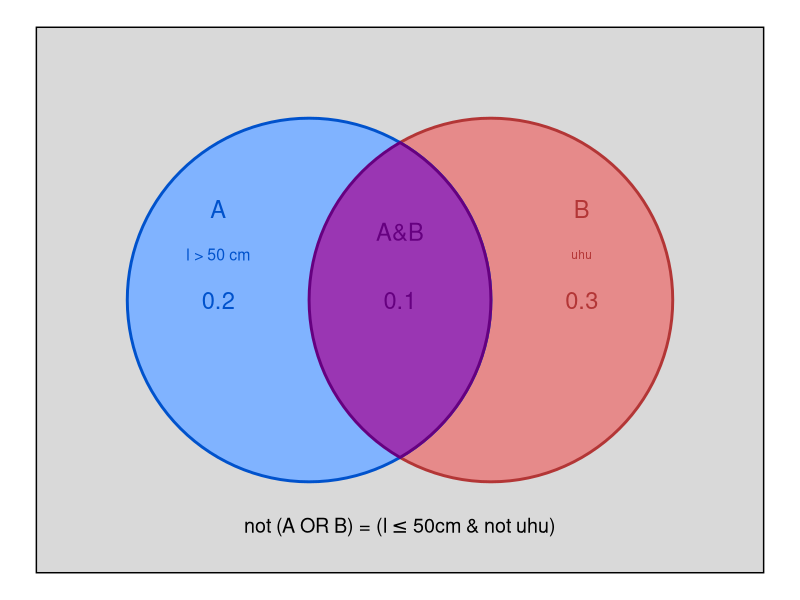
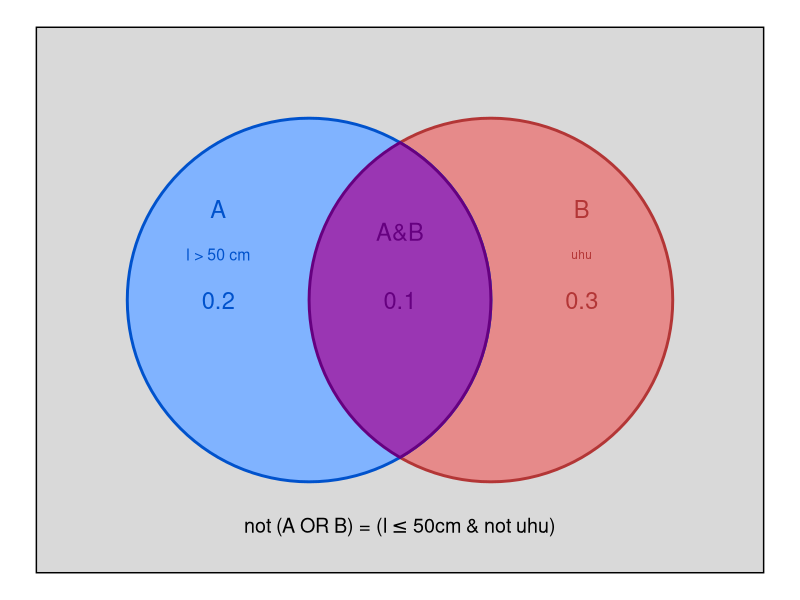
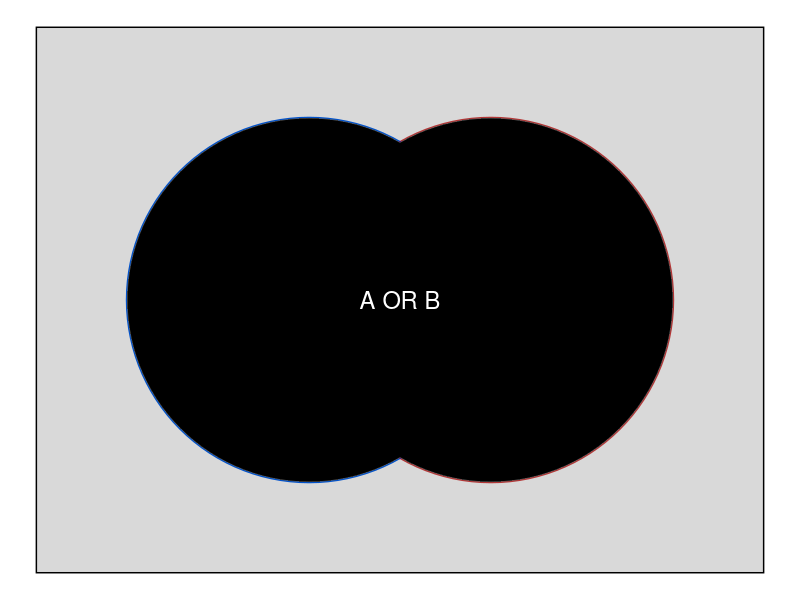
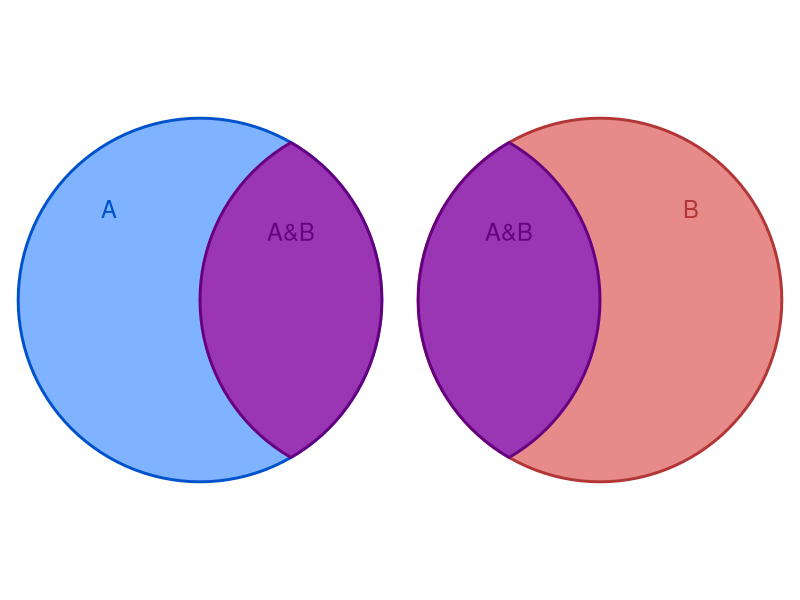
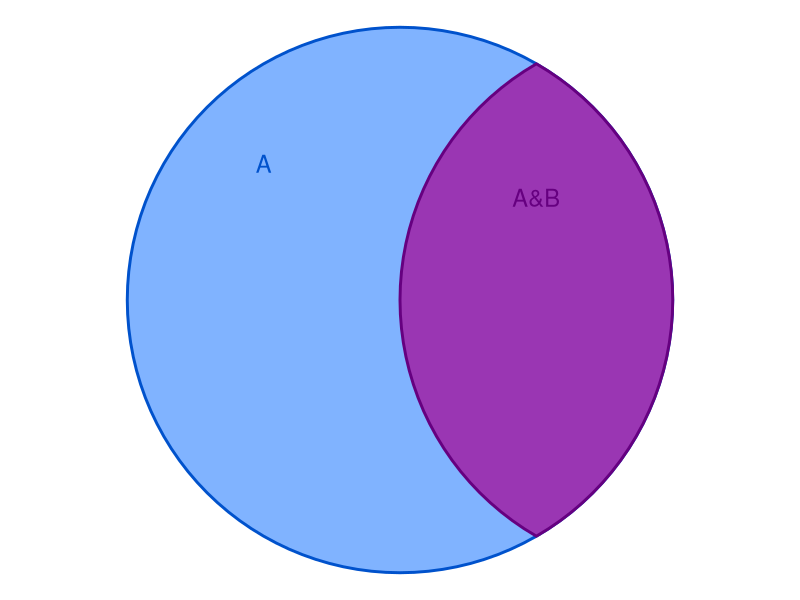
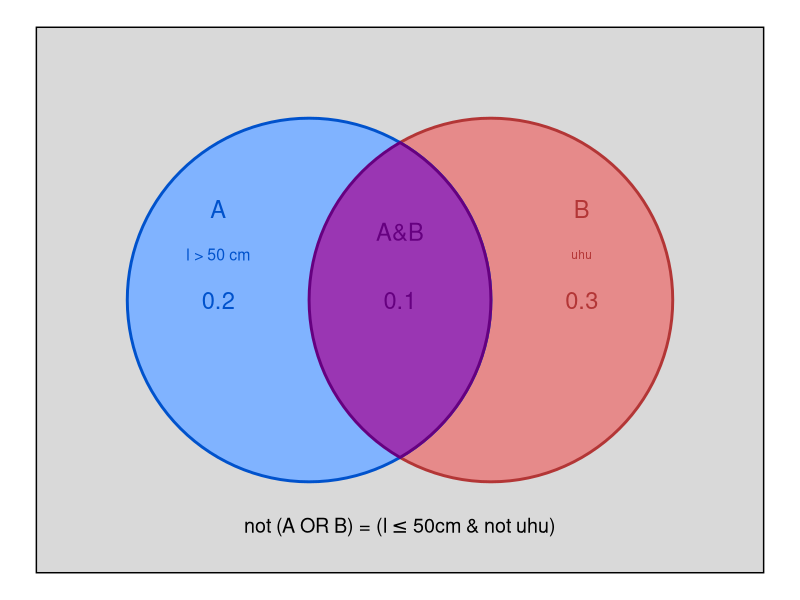

These figures' R source, in order:
## ---- chunk 1
knitr::opts_chunk$set(echo = FALSE, warning = FALSE, message = FALSE, 
                      eval = TRUE)

library(cowplot)
library(ggplot2)
library(dplyr)
library(viridis)
## ---- chunk 2
x <- data.frame(December = c(11, 4), January = c(7, 2))
rownames(x) <- c("Visits to beach", "Seen a honu")

knitr::kable(x)
## ---- chunk 3
# probability is (number of events) / (number of trials)
dec_prob <- 4 / 11
dec_prob

jan_prob <- 2 / 7
jan_prob

# combine info using mean
mean(dec_prob, jan_prob)
## ---- chunk 4
# dice_p <- grid.arrange(d3, d5, ncol = 2)
# ggsave("../../img/dice_3-5.pdf", dice_p, width = 4, height = 2, units = "in")
## ---- chunk 5
library(sf)
library(ggplot2)

sfcirc <- function(x, y, r) {
    st_point(c(x, y)) |> 
        st_sfc() |>
        st_sf(geometry = _) |> 
        st_buffer(dist = r)
}

A <- sfcirc(-1, 0, 2)
B <- sfcirc(1, 0, 2)

AandB <- st_intersection(A, B)
AorB <- st_union(A, B)
Aonly <- st_difference(A, B)
Bonly <- st_difference(B, A)

Acol <- hsv(0.6, 1, 0.8)
Afill <- hsv(0.6, 0.5)
Bcol <- hsv(1, 0.7, 0.7)
Bfill <- hsv(1, 0.4, 0.9)
ABcol <- hsv(0.8, 1, 0.5)
ABfill <- hsv(0.8, 0.7, 0.7)

prob_venn <- ggplot() +
    annotate("rect", xmin = -4, xmax = 4, ymin = -3, ymax = 3, 
             fill = "gray85", color = "black") +
    annotate("text", x = 0, y = -2.5, 
             label = expression("not (A OR B) = ("*l <= 50*"cm & not uhu)"), 
             size = 5) + 
    geom_sf(data = B, fill = Bfill, color = Bcol, linewidth = 1) +
    geom_sf(data = A, fill = Afill, color = Acol, linewidth = 1) +
    geom_sf(data = AandB, fill = ABfill, color = ABcol, linewidth = 1) + 
    annotate("text", x = 2, y = 1, label = "B", color = Bcol, size = 6) + 
    annotate("text", x = 2, y = 0.5, label = "uhu", color = Bcol, size = 3) + 
    annotate("text", x = 2, y = 0, label = "0.3", color = Bcol, size = 6) + 
    annotate("text", x = 0, y = 0.75, label = "A&B", color = ABcol, size = 6) +
    annotate("text", x = 0, y = 0, label = "0.1", color = ABcol, size = 6) +
    # geom_sf(data = AorB, fill = gray(1, alpha = 0.25)) +
    # geom_sf(data = A, fill = Afill, color = Acol, linewidth = 1) +
    annotate("text", x = -2, y = 1, label = "A", color = Acol, size = 6) +
    annotate("text", x = -2, y = 0.5, label = "l > 50 cm", color = Acol, 
             size = 4) +
    annotate("text", x = -2, y = 0, label = "0.2", color = Acol, size = 6) +
    xlim(c(-4, 4)) + ylim(c(-3, 3)) +
    theme_nothing()
    
prob_venn

## ---- chunk 6

prob_venn

## ---- chunk 7

prob_venn + geom_sf(data = AorB, fill = "black") +
    annotate("text", x = 0, y = 0, label = "A OR B", color = "white", 
             size = 6) +
    annotate("rect", xmin = -3.9, xmax = 3.9, ymin = -2.9, ymax = -2.1, 
             fill = "gray85", color = "gray85") 

## ---- chunk 8
prA <- ggplot() +
    geom_sf(data = A, fill = Afill, color = Acol, linewidth = 1) +
    geom_sf(data = AandB, fill = ABfill, color = ABcol, linewidth = 1) +
    annotate("text", x = 0, y = 0.75, label = "A&B", color = ABcol, size = 6) +
    annotate("text", x = -2, y = 1, label = "A", color = Acol, size = 6) + 
    theme_nothing() 



prB <- ggplot() +
    geom_sf(data = B, fill = Bfill, color = Bcol, linewidth = 1) +
    # geom_sf(data = A, fill = Afill, color = Acol, linewidth = 1) +
    geom_sf(data = AandB, fill = ABfill, color = ABcol, linewidth = 1) +
    annotate("text", x = 2, y = 1, label = "B", color = Bcol, size = 6) +
    annotate("text", x = 0, y = 0.75, label = "A&B", color = ABcol, size = 6) +
    theme_nothing() 


plot_grid(prA, prB, nrow = 1)

## ---- chunk 9
prA

## ---- chunk 10

prob_venn
